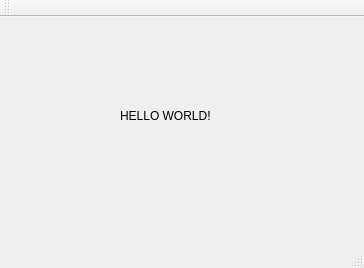
<?xml version="1.0" encoding="UTF-8"?>
<ui version="4.0">
 <class>MainWindow</class>
 <widget class="QMainWindow" name="MainWindow">
  <property name="geometry">
   <rect>
    <x>0</x>
    <y>0</y>
    <width>364</width>
    <height>268</height>
   </rect>
  </property>
  <property name="windowTitle">
   <string>MainWindow</string>
  </property>
  <widget class="QWidget" name="centralWidget">
   <widget class="QLabel" name="label">
    <property name="geometry">
     <rect>
      <x>120</x>
      <y>90</y>
      <width>111</width>
      <height>17</height>
     </rect>
    </property>
    <property name="text">
     <string>HELLO WORLD!</string>
    </property>
   </widget>
  </widget>
  <widget class="QMenuBar" name="menuBar">
   <property name="geometry">
    <rect>
     <x>0</x>
     <y>0</y>
     <width>364</width>
     <height>22</height>
    </rect>
   </property>
  </widget>
  <widget class="QToolBar" name="mainToolBar">
   <attribute name="toolBarArea">
    <enum>TopToolBarArea</enum>
   </attribute>
   <attribute name="toolBarBreak">
    <bool>false</bool>
   </attribute>
  </widget>
  <widget class="QStatusBar" name="statusBar"/>
 </widget>
 <layoutdefault spacing="6" margin="11"/>
 <resources/>
 <connections/>
</ui>
